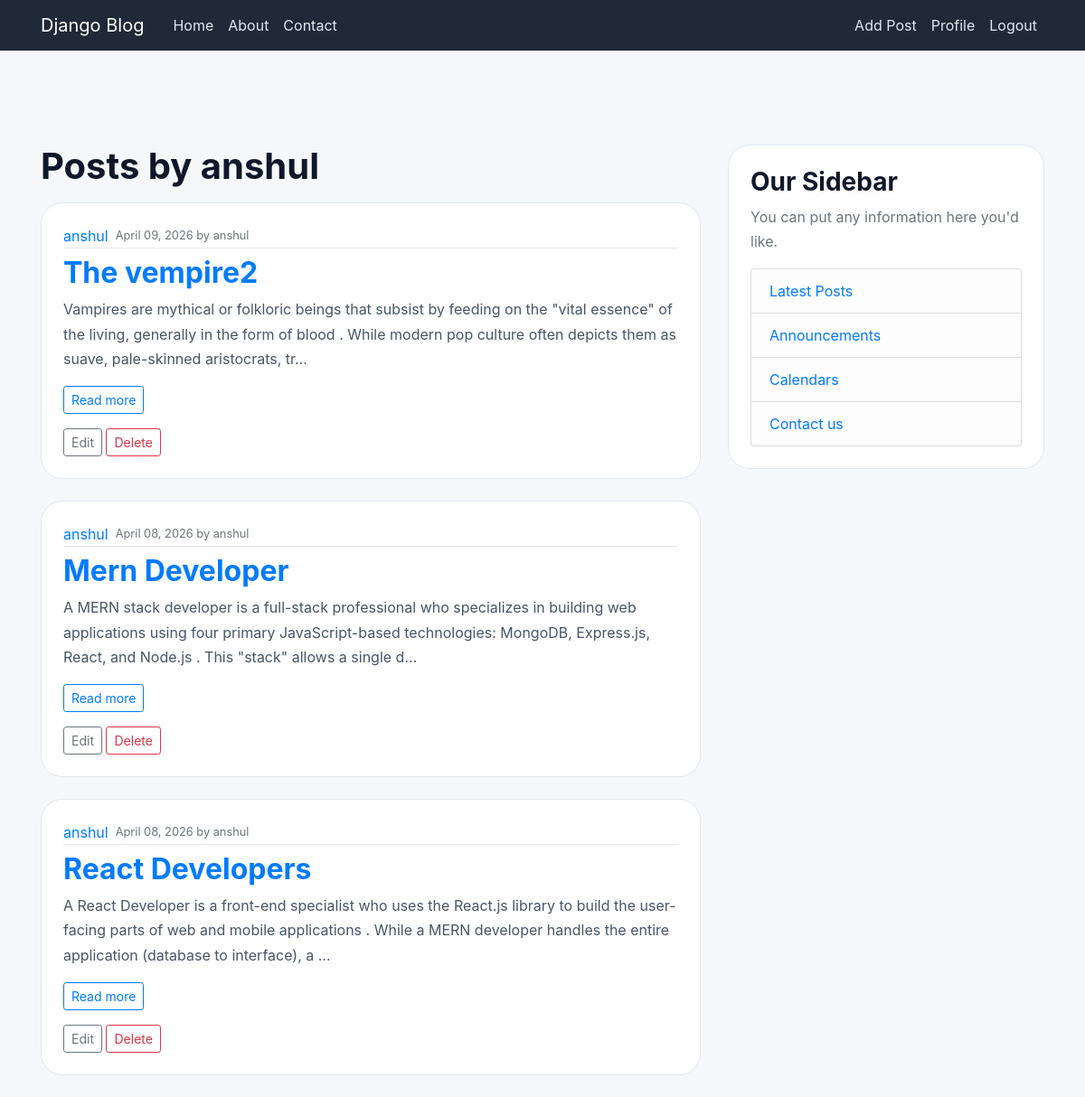
/user/anshul/ (signed in), run on the app's committed database.
### blog/models.py (models this page shows, shortened)
class Posts(models.Model):
    title = models.CharField(max_length=200)
    content = models.TextField()
    date_posted = models.DateTimeField(default=timezone.now)
    author = models.ForeignKey(User, on_delete=models.CASCADE)

### blog/views.py (the view)
# urls.py: path('user/<str:username>/', UserPostListView.as_view(), name='user_posts'),
class UserPostListView(ListView):
    model = Posts
    template_name = 'blog/user_posts.html'
    context_object_name = 'posts'
    paginate_by = 5
    def get_queryset(self):
        self.author = get_object_or_404(User, username=self.kwargs.get('username'))
        return Posts.objects.filter(author=self.author).order_by('-date_posted')
    def get_context_data(self, **kwargs):
        context = super().get_context_data(**kwargs)
        context['author'] = self.author
        return context

### blog/templates/blog/user_posts.html
{% extends 'blog/base.html' %}
{% block content %}
<h1 class="mb-3">
    Posts by {{ author.username }}
</h1>
  {% if posts %}
    {% for post in posts %}
      <article class="media content-section mb-4">
        <div class="row">
          <div class="media-body col-md-12">
            <div class="article-metadata mb-2 d-flex align-items-center gap-2">
               <a class="mr-2 text-decoration-none" href="{% url 'user_posts' post.author.username %}">{{ post.author }}</a>
              <small class="text-muted">{{ post.date_posted|date:"F d, Y" }} by {{ post.author.username }}</small>
            </div>
            <h2 class="mt-2"><a href="{% url 'post-detail' post.pk %}">{{ post.title }}</a></h2>
            <p class="article-content">{{ post.content|truncatechars:220 }}</p>
            <a class="btn btn-sm btn-outline-primary mb-2" href="{% url 'post-detail' post.pk %}">Read more</a>
            {% if user.is_authenticated and user == post.author %}
              <div class="mt-2">
                <a class="btn btn-sm btn-outline-secondary" href="{% url 'post-update' post.pk %}">Edit</a>
                <a class="btn btn-sm btn-outline-danger" href="{% url 'post-delete' post.pk %}">Delete</a>
              </div>
            {% endif %}
          </div>
        </div>
      </article>
    {% endfor %}
  {% else %}
    <p>No posts are available yet.</p>
  {% endif %}
{% endblock %}

### blog/static/blog/main.css (style rules this page uses)
body { background: #f5f7fb; color: #1f2937; margin-top: 5rem; font-family: 'Inter', 'Segoe UI', system-ui, -apple-system, BlinkMacSystemFont, 'Segoe UI', sans-serif; }
p { color: #475569; line-height: 1.7; }
h1, h2, h3, h4, h5, h6 { color: #0f172a; font-weight: 700; }
.content-section { background: #ffffff; padding: 24px; border-radius: 24px; border: 1px solid #e2e8f0; margin-bottom: 24px; }
.article-content { white-space: pre-line; }
.article-metadata { padding-bottom: 1px; margin-bottom: 4px; border-bottom: 1px solid #e2e8f0; }

### data on the page
Posts: author "anshul", date_posted "April 09, 2026", author.username "anshul", title "The vempire2", content "Vampires are mythical or folkloric beings that subsist by feeding on the \"vital essence\" of the living, generally in the form of blood . While modern pop culture often depicts them as suave, pale-skinned aristocrats, tr…", shows "Edit"
Posts: author "anshul", date_posted "April 08, 2026", author.username "anshul", title "Mern Developer", content "A MERN stack developer is a full-stack professional who specializes in building web applications using four primary JavaScript-based technologies: MongoDB, Express.js, React, and Node.js . This \"stack\" allows a single d…", shows "Edit"
Posts: author "anshul", date_posted "April 08, 2026", author.username "anshul", title "React Developers", content "A React Developer is a front-end specialist who uses the React.js library to build the user-facing parts of web and mobile applications . While a MERN developer handles the entire application (database to interface), a …", shows "Edit"

### other printed values
{{ author.username }} "anshul"
